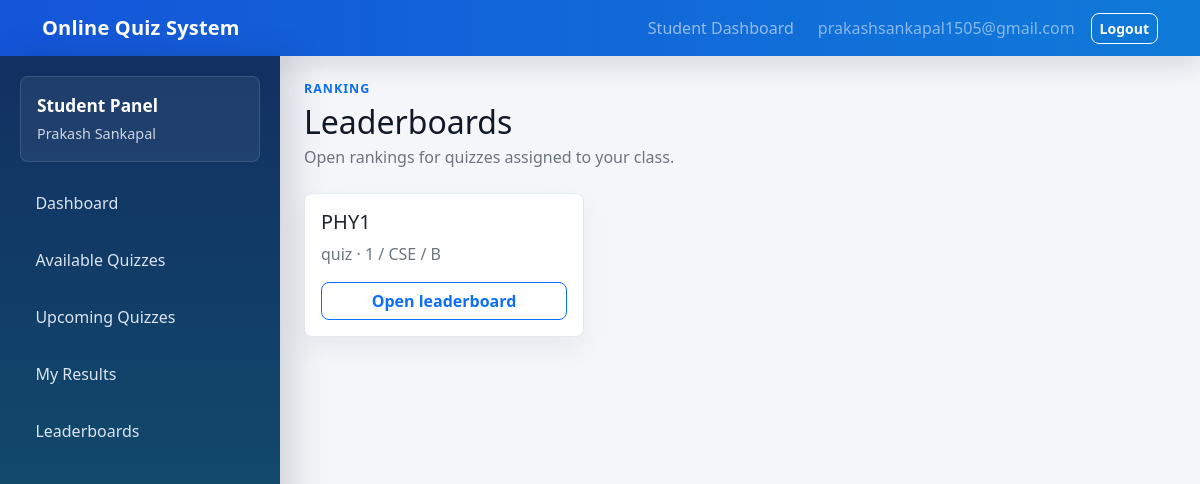
/student/leaderboards/ (signed in), run on the app's committed database.
### quizzes/models.py (models this page shows, shortened)
class Quiz(models.Model):
    teacher = models.ForeignKey(
        settings.AUTH_USER_MODEL,
        on_delete=models.CASCADE,
        related_name="created_quizzes",
        blank=True,
        null=True,
    )
    title = models.CharField(max_length=200)
    description = models.TextField()
    category = models.CharField(max_length=100)
    year = models.CharField(max_length=20, default="1")
    branch = models.CharField(max_length=100, default="CSE")
    section = models.CharField(max_length=20, default="A")
    time_limit = models.PositiveIntegerField(help_text="Time limit in minutes")
    start_time = models.DateTimeField()
    end_time = models.DateTimeField()
    access_code = models.CharField(max_length=50, blank=True, null=True)
    class Meta:
        ordering = ["start_time", "title"]

### quizzes/views.py (the view)
# urls.py: path("student/leaderboards/", views.student_leaderboards, name="student_leaderboards"),
@login_required
def student_leaderboards(request):
    if request.user.is_staff:
        return redirect("teacher_dashboard")
    quizzes = _all_class_quizzes_for_student(request.user).order_by("-start_time", "title")
    return render(request, "quizzes/student_leaderboards.html", {"quizzes": quizzes})

### quizzes/views.py (called while the page is built)
def _all_class_quizzes_for_student(user):
    profile = getattr(user, "student_profile", None)
    if not profile:
        return Quiz.objects.none()
    return Quiz.objects.filter(
        year__iexact=profile.year,
        branch__iexact=profile.branch,
        section__iexact=profile.section,
    )

### quizzes/templates/quizzes/student_leaderboards.html (shortened to what this page needs)
{% extends "quizzes/student_base.html" %}
{% block student_content %}
<div class="mb-4">
    <p class="eyebrow mb-1">Ranking</p>
    <h1 class="h2 mb-1">Leaderboards</h1>
    <p class="text-secondary mb-0">Open rankings for quizzes assigned to your class.</p>
</div>
<div class="row g-3">
    {% for quiz in quizzes %}
        <div class="col-md-6 col-xl-4">
            <div class="card h-100 quiz-card">
                <div class="card-body d-flex flex-column">
                    <h2 class="h5">{{ quiz.title }}</h2>
                    <p class="text-secondary flex-grow-1">{{ quiz.category }} · {{ quiz.year }} / {{ quiz.branch }} / {{ quiz.section }}</p>
                    <a class="btn btn-outline-primary" href="{% url 'leaderboard' quiz.id %}">Open leaderboard</a>
                </div>
            </div>
        </div>
    {% empty %}
        <div class="col-12"><div class="alert alert-info">No leaderboards available yet.</div></div>
    {% endfor %}
</div>
{% endblock %}

### quizzes/templates/quizzes/student_base.html (shortened to what this page needs)
{% extends "quizzes/base.html" %}
{% block main %}
<div class="teacher-layout student-layout">
    <aside class="teacher-sidebar student-sidebar">
        <div class="teacher-sidebar-header">
            <div class="teacher-sidebar-title">Student Panel</div>
            <div class="teacher-sidebar-user">{{ user.get_full_name|default:user.email|default:user.username }}</div>
        </div>
        <nav class="teacher-nav" aria-label="Student navigation">
            <a href="{% url 'student_dashboard' %}"><span>Dashboard</span></a>
            <a href="{% url 'quiz_list' %}"><span>Available Quizzes</span></a>
            <a href="{% url 'student_upcoming_quizzes' %}"><span>Upcoming Quizzes</span></a>
            <a href="{% url 'student_results' %}"><span>My Results</span></a>
            <a href="{% url 'student_leaderboards' %}"><span>Leaderboards</span></a>
        </nav>
    </aside>
    <section class="teacher-content">
        {% block student_content %}{% endblock %}
    </section>
</div>
{% endblock %}

### quizzes/templates/quizzes/base.html (shortened to what this page needs)
{% load static %}
<!doctype html>
<html lang="en">
<head>
    <link href="https://cdn.jsdelivr.net/npm/bootstrap@5.3.3/dist/css/bootstrap.min.css" rel="stylesheet">
    <link rel="stylesheet" href="{% static 'quizzes/styles.css' %}?v=20260505">
</head>
<body>
<nav class="navbar navbar-expand-lg navbar-dark bg-primary">
    <div class="container">
        <a class="navbar-brand fw-semibold" href="{% url 'home' %}">Online Quiz System</a>
        <div class="collapse navbar-collapse" id="mainNav">
            <ul class="navbar-nav ms-auto align-items-lg-center gap-lg-2">
                {% if user.is_authenticated %}
                    {% if user.is_staff %}
                        <li class="nav-item"><a class="nav-link" href="{% url 'teacher_dashboard' %}">Teacher Dashboard</a></li>
                    {% else %}
                        <li class="nav-item"><a class="nav-link" href="{% url 'student_dashboard' %}">Student Dashboard</a></li>
                    {% endif %}
                    <li class="nav-item text-white-50 px-lg-2">{{ user.username }}</li>
                    <li class="nav-item">
                        <form method="post" action="{% url 'logout' %}">
                            <button class="btn btn-outline-light btn-sm" type="submit">Logout</button>
                        </form>
                    </li>
                {% else %}
                    <li class="nav-item"><a class="nav-link" href="{% url 'student_login' %}">Student Login</a></li>
                    <li class="nav-item"><a class="nav-link" href="{% url 'teacher_login' %}">Teacher Login</a></li>
                {% endif %}
            </ul>
        </div>
    </div>
</nav>
{% block main %}{% endblock %}
</body>
</html>

### quizzes/static/quizzes/styles.css (style rules this page uses)
body { background: #f4f6fa; color: #111827; }
.navbar.bg-primary { background: linear-gradient(90deg, #1455d9, #0f7ad8) !important; box-shadow: 0 10px 24px rgba(17, 24, 39, .12); }
.navbar-brand { letter-spacing: .2px; }
.quiz-card, .question-panel, .metric { background: #fff; border: 1px solid #e3e7ee; border-radius: 8px; box-shadow: 0 12px 28px rgba(15, 23, 42, .05); }
.teacher-layout { display: grid; grid-template-columns: 280px minmax(0, 1fr); min-height: calc(100vh - 56px); }
.teacher-sidebar { background: linear-gradient(180deg, #111827 0%, #172033 100%); color: #fff; padding: 1.25rem; box-shadow: 12px 0 32px rgba(15, 23, 42, .16); position: sticky; top: 0; height: calc(100vh - 56px); }
.student-sidebar { background: linear-gradient(180deg, #123062 0%, #105b72 100%); }
.teacher-sidebar-header { border: 1px solid rgba(255, 255, 255, .12); background: rgba(255, 255, 255, .06); border-radius: 8px; margin-bottom: 1rem; padding: 1rem; }
.teacher-sidebar-title { font-weight: 700; font-size: 1.08rem; }
.teacher-sidebar-user { color: #cbd5e1; font-size: .9rem; margin-top: .25rem; overflow-wrap: anywhere; }
.teacher-nav { display: grid; gap: .45rem; }
.teacher-nav a { color: #dbe4f0; display: flex; align-items: center; min-height: 44px; text-decoration: none; padding: .75rem .9rem; border: 1px solid transparent; border-radius: 8px; transition: background-color .15s ease, border-color .15s ease, transform .15s ease; }
.teacher-content { min-width: 0; padding: 1.5rem; overflow-x: hidden; }
.eyebrow { color: #0d6efd; font-size: .78rem; font-weight: 700; letter-spacing: .08em; text-transform: uppercase; }
.btn { border-radius: 8px; font-weight: 600; }

### data on the page
Quiz: title "PHY1", category "quiz", year "1", branch "CSE", section "B"

### other printed values
{{ user.username }} "prakashsankapal1505@gmail.com"
{{ user.get_full_name|default:user.email|default:user.username }} "Prakash Sankapal"
